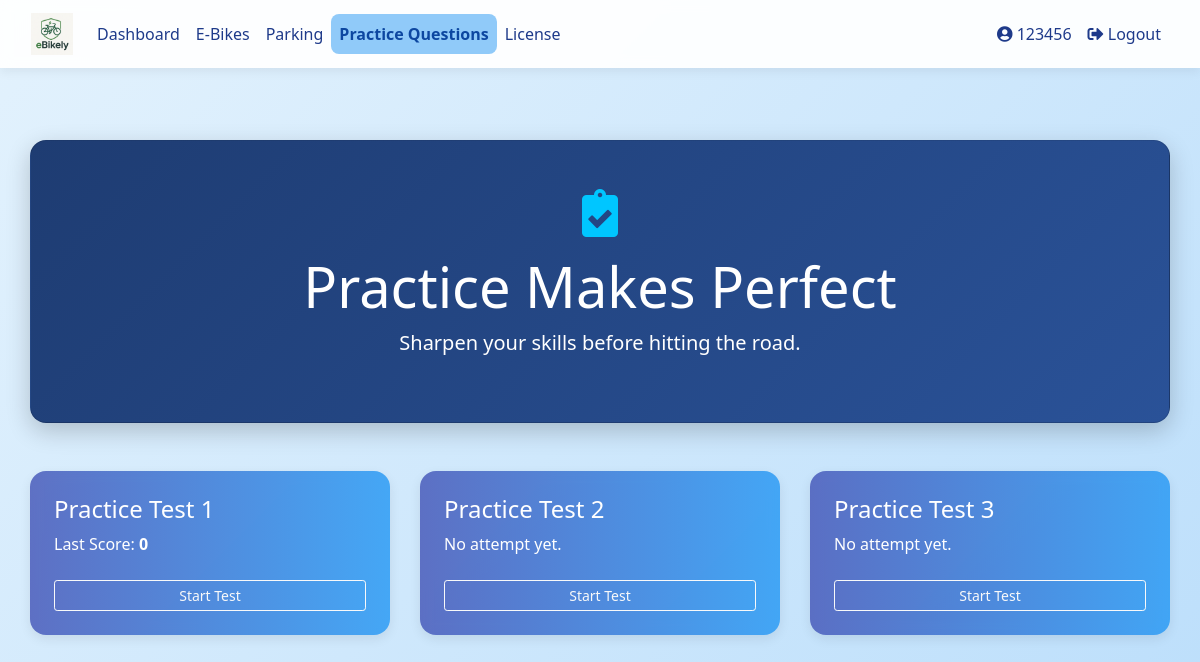
Before: /practice (signed in) with the older database file.
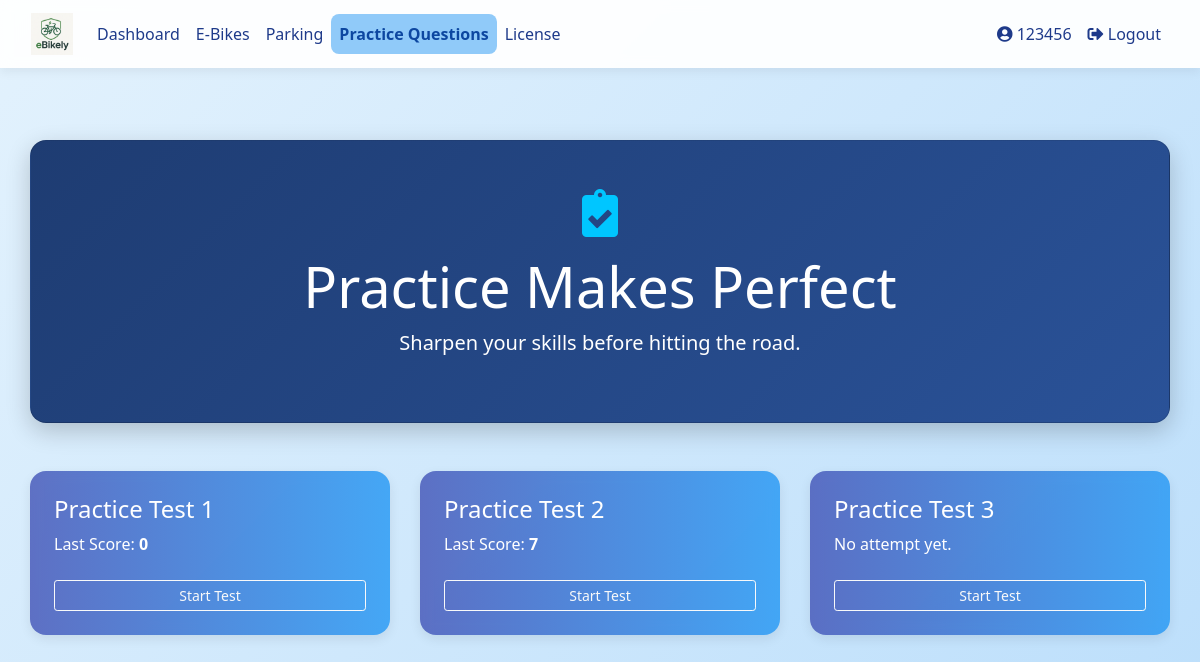
After: the same page with the newer database file.
### database_setup.py (models this page shows)
class PracticeTest(Base):
    __tablename__ = 'practice_tests'
    id = Column(Integer, primary_key=True)
    name = Column(String(100), nullable=False)
    user_id = Column(Integer, ForeignKey('users.id'))  # <-- This line fixes the problem
    user = relationship('User', back_populates='practice_tests')  # <-- Define this side of the relationship
    questions = relationship('PracticeQuestion', back_populates='test', cascade="all, delete-orphan")

class PracticeAttempt(Base):
    __tablename__ = 'practice_attempts'
    id = Column(Integer, primary_key=True)
    user_id = Column(Integer, ForeignKey('users.id'), nullable=False)
    test_id = Column(Integer, ForeignKey('practice_tests.id'), nullable=False)
    score = Column(Integer, nullable=False)
    attempt_date = Column(DateTime, default=datetime.utcnow)
    user = relationship('User', back_populates='practice_attempts')

### app.py (the view)
@app.route('/practice', methods=['GET'])
@login_required
def practice_selection():
    if current_user.role == 'teacher':
        return redirect(url_for('admin_practice_quizzes'))
    session = SessionLocal()
    user = session.query(User).filter_by(id=current_user.id).first()
    tests = session.query(PracticeTest).all()
    attempts = {attempt.test_id: attempt for attempt in user.practice_attempts}
    session.close()
    return render_template('practice_selection.html', tests=tests, attempts=attempts)

### app.py (called while the page is built)
@login_manager.user_loader
def load_user(user_id):
    session = SessionLocal()
    user = session.query(User).get(int(user_id))
    session.close()
    return user

### templates/practice_selection.html (shortened to what this page needs)
{% extends "base.html" %}
{% block content %}
<div class="container dashboard-container fade-in py-5">
    <div class="hero-section card text-white text-center mb-5 p-5">
        <i class="fas fa-clipboard-check dashboard-icon mb-3"></i>
        <h1 class="display-4">Practice Makes Perfect</h1>
        <p class="lead">Sharpen your skills before hitting the road.</p>
    </div>
    <div class="row justify-content-center slide-up-delay">
        {% for test in tests %}
        <div class="col-md-6 col-lg-4 mb-4">
            <div class="feature-card card text-white p-4 h-100">
                <h4 class="mb-2">{{ test.name }}</h4>
                {% if test.id in attempts %}
                    <p>Last Score: <strong>{{ attempts[test.id].score }}</strong></p>
                {% else %}
                    <p>No attempt yet.</p>
                {% endif %}
                <a href="{{ url_for('practice_quiz', test_id=test.id) }}" class="btn btn-outline-light btn-sm mt-2">Start Test</a>
            </div>
        </div>
        {% endfor %}
    </div>
</div>
<link rel="stylesheet" href="https://cdnjs.cloudflare.com/ajax/libs/font-awesome/5.15.4/css/all.min.css">
{% endblock %}

Changed rows visible on the page:
computed for PracticeTest "Practice Test 2": text "No attempt yet." → "Last Score:"
added PracticeAttempt: score "7"
